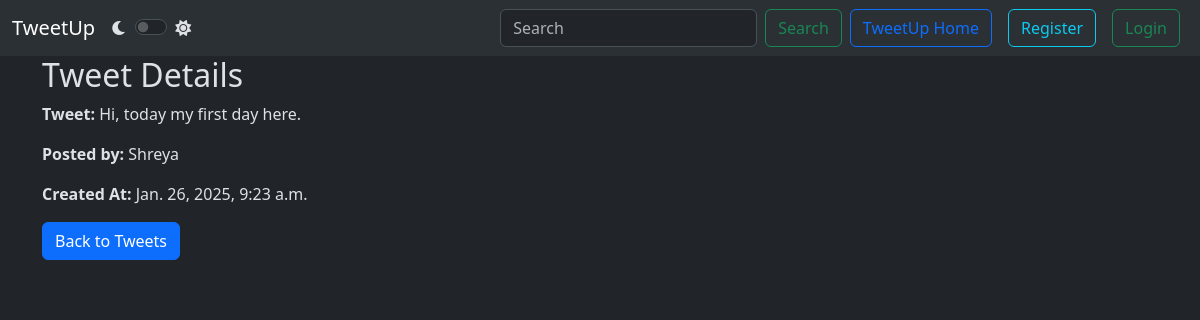
Page /TweetUp/tweet/21/ on the committed database.
### TweetUp/models.py (models this page shows, shortened)
class Tweet(models.Model):
    user=models.ForeignKey(User,on_delete=models.CASCADE)
    text=models.TextField(max_length=240)
    photo=models.ImageField(upload_to="photos/",blank=True, null=True)
    created_at=models.DateTimeField(auto_now_add=True)
    updated_at=models.DateTimeField(auto_now=True)

### TweetUp/views.py (the view)
# urls.py: path('tweet/<int:tweet_id>/', views.tweet_detail, name='tweet_detail'),
def tweet_detail(request, tweet_id):
    tweet = get_object_or_404(Tweet, pk=tweet_id)
    return render(request, 'tweet_detail.html', {'tweet': tweet})

### TweetUp/templates/tweet_detail.html
{% extends "layout.html" %}
{% block content %}
<h2>Tweet Details</h2>
<p><strong>Tweet:</strong> {{ tweet.text }}</p>
<p><strong>Posted by:</strong> {{ tweet.user.username }}</p>
<p><strong>Created At:</strong> {{ tweet.created_at }}</p>
<a href="{% url 'tweet_list' %}" class="btn btn-primary">Back to Tweets</a>
{% endblock %}

### rows in the picture
Tweet: text "Hi, today my first day here.", user.username "Shreya", created_at "Jan. 26, 2025, 9:23 a.m."
